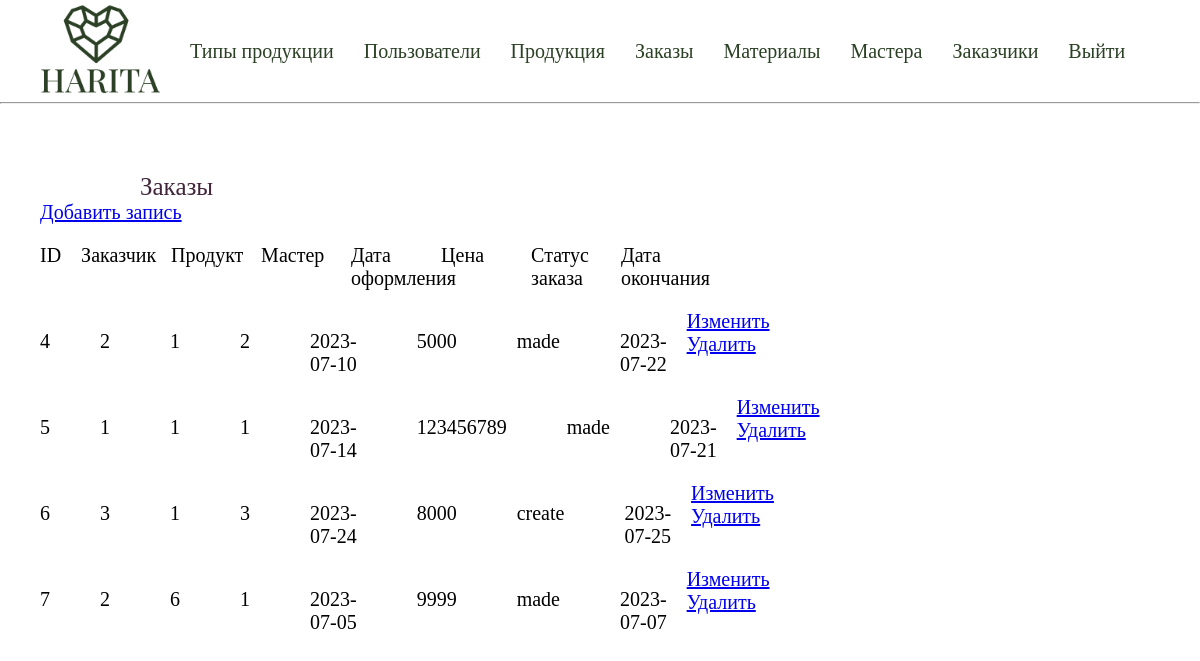
The page /Orders-panel.php on the database its author committed.
### tables this page shows
CREATE TABLE `Orders` (
  `id_order` int NOT NULL,
  `id_client` int DEFAULT NULL,
  `id_product` int DEFAULT NULL,
  `id_master` int DEFAULT NULL,
  `date_order` date DEFAULT NULL,
  `price` varchar(40) DEFAULT NULL,
  `status` varchar(40) DEFAULT NULL,
  `date_end` date DEFAULT NULL
);

CREATE TABLE `Clients` (
  `id_client` int NOT NULL,
  `last_name_client` varchar(40) DEFAULT NULL,
  `name_client` varchar(40) DEFAULT NULL,
  `email` varchar(40) DEFAULT NULL,
  `number` varchar(40) DEFAULT NULL
);

CREATE TABLE `Products` (
  `id_product` int NOT NULL,
  `id_materials` int DEFAULT NULL,
  `name_product` varchar(40) DEFAULT NULL,
  `date_of_creation` date DEFAULT NULL,
  `id_type_product` int NOT NULL
);

CREATE TABLE `Masters` (
  `id_master` int NOT NULL,
  `last_name` varchar(40) DEFAULT NULL,
  `name` varchar(40) DEFAULT NULL,
  `patronymic` varchar(40) DEFAULT NULL
);

### Orders-panel.php (the view, shortened to what this page needs)
<?php
include "./php-connect/connect.php";
?>
<!DOCTYPE html>
<html lang="en">
<head>
    <link rel="stylesheet" href="./css/main.css">
</head>
<body>
<header>
        <div class="admin-container">
            <ul class="main-menu-panel">
            <li class="main-menu-panel_item"><a href="index.php"><img class="logo" src="img/logo.png"
                                alt="Логотпип" width="120"></a></li>
                <li class="main-menu-panel_item"><a href="./Type_product.php" class="menu-item-panel admin-menu-pressed">Типы продукции</a></li>
                <li class="main-menu-panel_item"><a href="./Users-jewel_panel.php" class="menu-item-panel">Пользователи</a></li>
                <li class="main-menu-panel_item"><a href="./Products-panel.php" class="menu-item-panel">Продукция</a></li>
                <li class="main-menu-panel_item"><a href="./Orders-panel.php." class="menu-item-panel">Заказы</a></li>
                <li class="main-menu-panel_item"><a href="./Materials-panel.php" class="menu-item-panel">Материалы</a></li>
                <li class="main-menu-panel_item"><a href="./Masters-panel.php" class="menu-item-panel">Мастера</a></li>
                <li class="main-menu-panel_item"><a href="./Clients-panel.php" class="menu-item-panel">Заказчики</a></li>
                <li class="main-menu-panel_item"><a class="menu-item" href="./php-handler/exit.php">Выйти</a></li>
            </ul>
        </div>
        <hr>
    </header>
    <div class="div-title-admin">
        <div class="admin-container">
            <div class="add-btn-divs">
                <div class="div-title-admin">
                    <h1 class="title-admin">Заказы</h1>
                </div>
                <div class="btn_add">
                    <a href="./create_Type-product.php">Добавить запись</a>
                </div>
            </div>
        </div>
    </div>
    <div class="table">
        <div class="admin-container">
            <div class="table_row title">
                <div class="table_sell id">
                    <p class="admin_table_cell_first-order">ID</p>
                </div>
                <div class="table_sell">
                    <p class="admin_table_cell-text-order">Заказчик</p>
                </div>
                <div class="table_sell">
                    <p class="admin_table_cell-text-order">Продукт</p>
                </div><div class="table_sell">
                    <p class="admin_table_cell-text-order">Мастер</p>
                </div><div class="table_sell">
                    <p class="admin_table_cell-text-order">Дата оформления</p>
                </div><div class="table_sell">
                    <p class="admin_table_cell-text-order">Цена</p>
                </div><div class="table_sell">
                    <p class="admin_table_cell-text-order">Статус заказа</p>
                </div><div class="table_sell">
                    <p class="admin_table_cell-text-order">Дата окончания</p>
                </div>
            </div>
        </div>
    </div>
    <?php
    $infoOrders = "SELECT * FROM Orders, Clients, Products, Masters
                WHERE Orders.id_client = Clients.id_client
                AND Orders.id_product = Products.id_product
                AND Orders.id_master = Masters.id_master";
    $resinfoOrders = mysqli_query($connect, $infoOrders) or die(mysqli_error($connect));
    while ($infoOrders = mysqli_fetch_object($resinfoOrders)) {
        echo "
    <div class=\"body-table\">
        <div class=\"admin-container\">
            <div class=\"admin_table_row\">
                <div class=\"admin_table_cell_first admin_projects_table_id\">
                    <p>$infoOrders->id_order</p>
                </div>
                <div class=\"admin_table_cell admin_projects_table_name\">
                    <p class=\"admin_table_cell-text\">$infoOrders->id_client</p>
                </div>
                <div class=\"admin_table_cell admin_projects_table_name\">
                    <p class=\"admin_table_cell-text\">$infoOrders->id_product </p>
                </div>
                <div class=\"admin_table_cell admin_projects_table_name\">
                    <p class=\"admin_table_cell-text\">$infoOrders->id_master</p>
                </div>
                <div class=\"admin_table_cell admin_projects_table_name\">
                    <p class=\"admin_table_cell-text\">$infoOrders->date_order</p>
                </div>
                <div class=\"admin_table_cell admin_projects_table_name\">
                    <p class=\"admin_table_cell-text\">$infoOrders->price</p>
                </div>
                <div class=\"admin_table_cell admin_projects_table_name\">
                    <p class=\"admin_table_cell-text\">$infoOrders->status</p>
                </div>
                <div class=\"admin_table_cell admin_projects_table_name\">
                    <p class=\"admin_table_cell-text\">$infoOrders->date_end</p>
                </div>
                <div class=\"admin_projects_table_act\">
                    <a href=\"edit_Users-jewel.php?idA=$infoOrders->id_order\">Изменить</a>
                <a href=\"?id_order=$infoOrders->id_order\">Удалить</a>
            </div>
        </div>
    </div>
";
    }
    ?>
</body>
</html>

### css/main.css (style rules this page uses)
* { margin: 0; padding: 0; }
.table_row { display: flex; width: 300px; justify-content: space-between; }
.admin_table_row { margin: 20px 0 0 0; display: flex; width: 600px; justify-content: space-between; text-align: left; }
.admin_table_cell_first-order { padding-right: 20px; padding-top: 20px; }
.admin_table_cell-text-order { padding-right: 20px; width: 70px; padding-top: 20px; }
.admin_table_cell_first { padding-right: 10px; padding-top: 20px; }
.admin_table_cell-text { padding-right: 20px; padding-left: 40px; padding-top: 20px; }
.main-menu-panel { display: flex; align-items: center; flex-direction: row; list-style-type: none; }
.main-menu-panel_item > a { text-decoration: none; font-weight: 500; font-family: "Playfair Display"; font-style: Medium; font-size: 20px; color: #2B4025; margin-top: 69px; padding-right: 30px; }
.admin-container { padding-left: 40px; font-size: 20px; }
.title-admin { text-decoration: none; font-weight: 500; font-family: "Playfair Display"; font-style: Medium; font-size: 25px; color: #40253B; margin-top: 69px; margin-left: 100px; }

### rows shown on the page
orders: id_order "4", id_client.id_client "2", id_product.id_product "1", id_master.id_master "2", date_order "2023-07-10", price "5000", status "made", date_end "2023-07-22"
orders: id_order "5", id_client.id_client "1", id_product.id_product "1", id_master.id_master "1", date_order "2023-07-14", price "123456789", status "made", date_end "2023-07-21"
orders: id_order "6", id_client.id_client "3", id_product.id_product "1", id_master.id_master "3", date_order "2023-07-24", price "8000", status "create", date_end "2023-07-25"
orders: id_order "7", id_client.id_client "2", id_product.id_product "6", id_master.id_master "1", date_order "2023-07-05", price "9999", status "made", date_end "2023-07-07"
